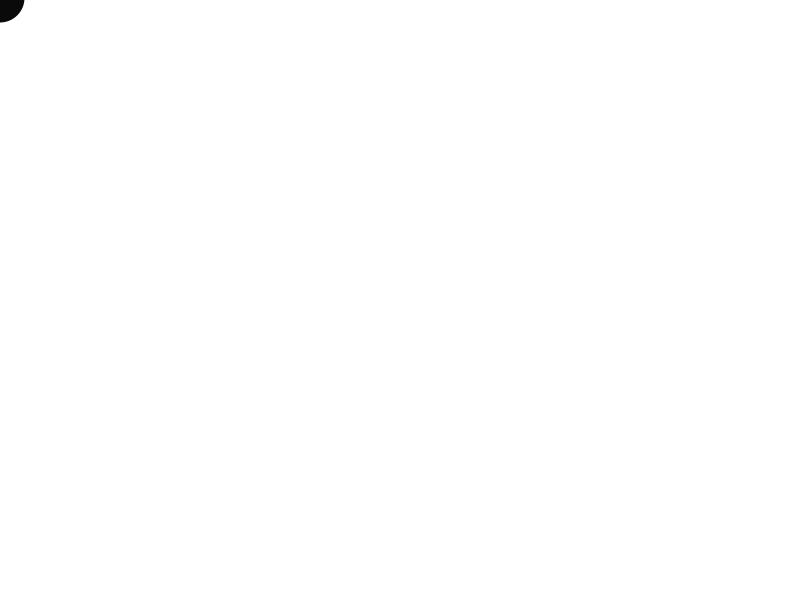
Frame 1 (no input)
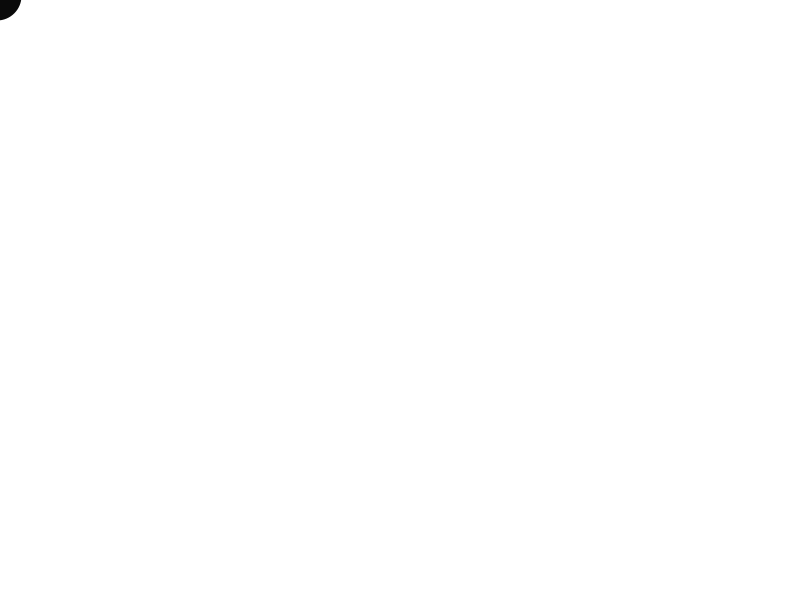
Frame 60 (the mouse pressed at the canvas centre just before this capture)
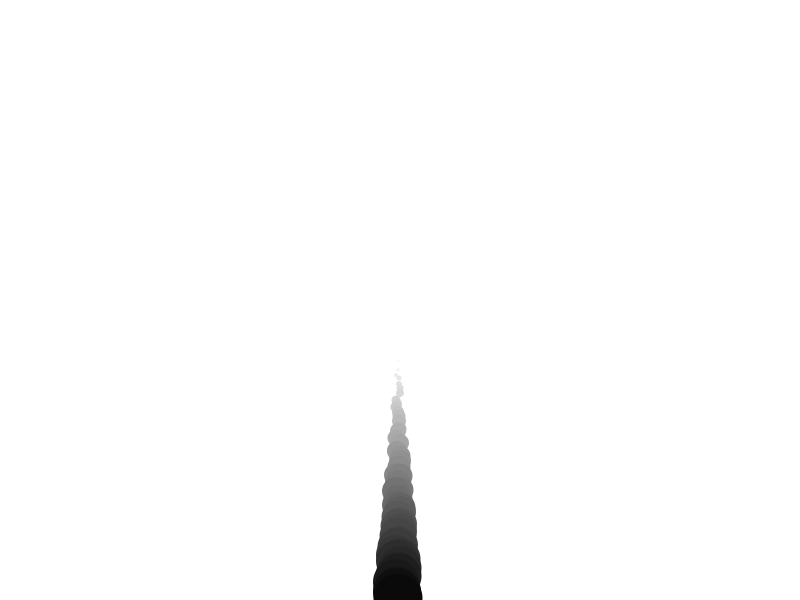
Frame 120 (the mouse held since frame 60 and released just before this capture)

The Processing sketch that drew these frames (run headless with seeded random() and noise(); from frame 60 on, the mouse is pressed at the canvas centre):

// Processing sketch: processing_165423
// ── processing_165423.pde

int[] xpos = new int[50];
int[] ypos = new int[50];
 
void setup(){
  size(800,600);
  smooth();
 
  for(int i = 0; i < 50; i++){
    xpos[i] = 0;
    ypos[i] = 0;
  }
  //noCursor();
}
 
void draw(){
  background(255);
  for(int i = 0; i < 49; i++){
    xpos[i] = xpos[i+1];
    ypos[i] = ypos[i+1]-5;
  }
 
  xpos[xpos.length-1] = mouseX;
  ypos[ypos.length-1] = mouseY*2;
 
  for(int i = 0; i < 50; i++){
    noStroke();
    fill(255-i*5);
    ellipse(xpos[i]-int(random(5)), ypos[i]-int(random(5)), i, i);
  }
}
